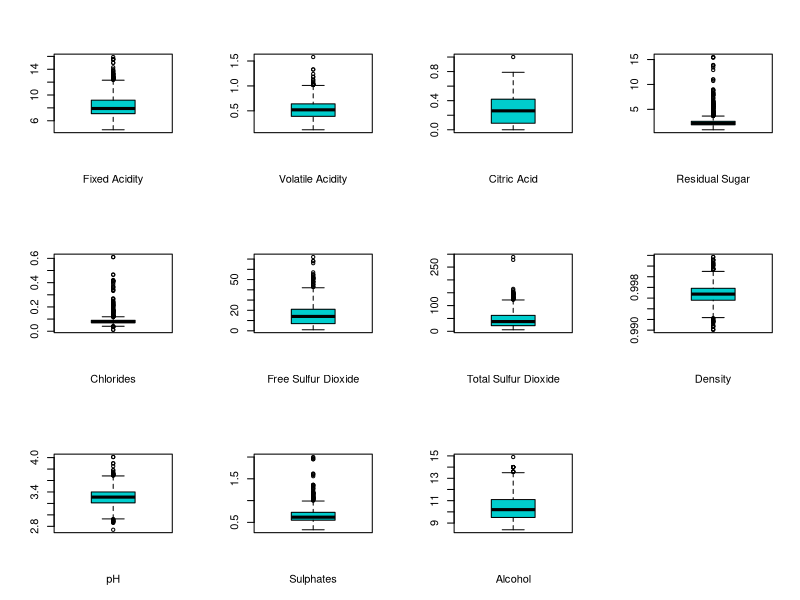

Reproduce this figure in R.
#############wine quality pre-processing###############
setwd('/Users/hj1/Desktop/R/datamining')
library(MASS)
wine<-read.csv("winequalityORG.csv")
head(wine)
attach(wine)
summary(wine)
####box plot#####
par(mfrow=c(3,4))
boxplot(fixed, col="cyan3", xlab="Fixed Acidity")
boxplot(volatile, col="cyan3", xlab="Volatile Acidity")
boxplot(citric, col="cyan3", xlab="Citric Acid")
boxplot(residsugar, col="cyan3", xlab="Residual Sugar")
boxplot(chlorides, col="cyan3", xlab="Chlorides")
boxplot(freeSD, col="cyan3", xlab="Free Sulfur Dioxide")
boxplot(totalSD, col="cyan3", xlab="Total Sulfur Dioxide")
boxplot(density, col="cyan3", xlab="Density")
boxplot(pH, col="cyan3", xlab="pH")
boxplot(sulphates, col="cyan3", xlab="Sulphates")
boxplot(alcohol, col="cyan3", xlab="Alcohol")
####이상치 제거######
###이상치 기준을 계산
dout <- rep(0,12)
dout2 <- rep(0,12)
for (i in 1:11){
  t3 <- quantile(wine[,i], 0.75, na.rm = TRUE)
  t1 <- quantile(wine[,i], 0.25, na.rm = TRUE)
  tq <- IQR(wine[,i], 0.75)
  dout[i] <- t3 + 1.5*tq
  dout2[i] <- t1 - 1.5*tq
}
print(wine[133,2]>dout[2]||wine[133,2]<dout2[2])

outindex <- matrix(0,1599, 12)
for (i in 1:1599){
  for (j in 1:11){
    if (wine[i,j] > dout[j] || wine[i,j] < dout2[j]) {outindex[i,j] <- 1}
  }
}
wine2 <- wine[apply(outindex,1,sum)==0,]
table(wine2$quality)
write.csv(wine2,"winequalityCLASS.csv",quote=F,row.names=F)
detach(wine)
